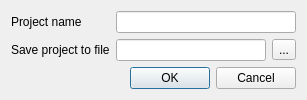
<?xml version="1.0" encoding="UTF-8"?>
<ui version="4.0">
 <class>CreateNewProjectDialog</class>
 <widget class="QDialog" name="CreateNewProjectDialog">
  <property name="geometry">
   <rect>
    <x>0</x>
    <y>0</y>
    <width>307</width>
    <height>97</height>
   </rect>
  </property>
  <property name="sizePolicy">
   <sizepolicy hsizetype="Preferred" vsizetype="Preferred">
    <horstretch>0</horstretch>
    <verstretch>0</verstretch>
   </sizepolicy>
  </property>
  <property name="windowTitle">
   <string>Create New Project</string>
  </property>
  <layout class="QVBoxLayout" name="verticalLayout">
   <item>
    <layout class="QGridLayout" name="gridLayout_2">
     <item row="0" column="0">
      <widget class="QLabel" name="projectNameLabel">
       <property name="text">
        <string>Project name</string>
       </property>
      </widget>
     </item>
     <item row="0" column="1">
      <widget class="QLineEdit" name="projectNameEdit"/>
     </item>
     <item row="1" column="0">
      <widget class="QLabel" name="projectFileLabel">
       <property name="text">
        <string>Save project to file</string>
       </property>
      </widget>
     </item>
     <item row="1" column="1">
      <layout class="QGridLayout" name="gridLayout">
       <item row="0" column="0">
        <widget class="QLineEdit" name="projectFilePathEdit"/>
       </item>
       <item row="0" column="1">
        <widget class="QToolButton" name="fileSelectButton">
         <property name="text">
          <string>...</string>
         </property>
        </widget>
       </item>
      </layout>
     </item>
    </layout>
   </item>
   <item>
    <widget class="QDialogButtonBox" name="buttonBox">
     <property name="standardButtons">
      <set>QDialogButtonBox::Cancel|QDialogButtonBox::Ok</set>
     </property>
    </widget>
   </item>
  </layout>
 </widget>
 <tabstops>
  <tabstop>projectNameEdit</tabstop>
  <tabstop>projectFilePathEdit</tabstop>
 </tabstops>
 <resources>
  <include location="../../../ugeneui.qrc"/>
 </resources>
 <connections>
  <connection>
   <sender>buttonBox</sender>
   <signal>accepted()</signal>
   <receiver>CreateNewProjectDialog</receiver>
   <slot>accept()</slot>
   <hints>
    <hint type="sourcelabel">
     <x>306</x>
     <y>237</y>
    </hint>
    <hint type="destinationlabel">
     <x>306</x>
     <y>128</y>
    </hint>
   </hints>
  </connection>
  <connection>
   <sender>buttonBox</sender>
   <signal>rejected()</signal>
   <receiver>CreateNewProjectDialog</receiver>
   <slot>reject()</slot>
   <hints>
    <hint type="sourcelabel">
     <x>306</x>
     <y>237</y>
    </hint>
    <hint type="destinationlabel">
     <x>306</x>
     <y>128</y>
    </hint>
   </hints>
  </connection>
 </connections>
</ui>
